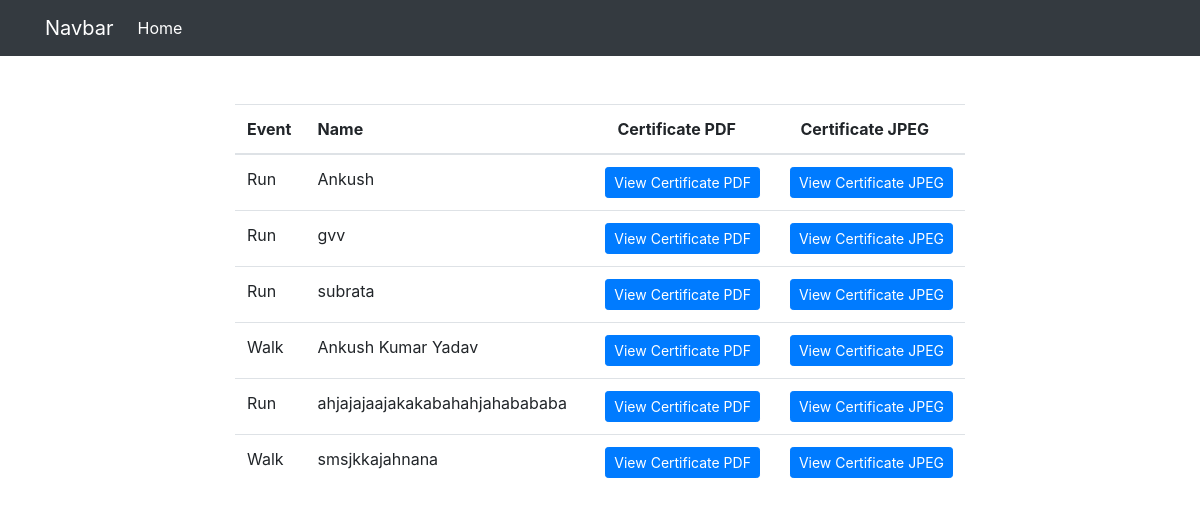
/, run on an earlier commit of the app's database.
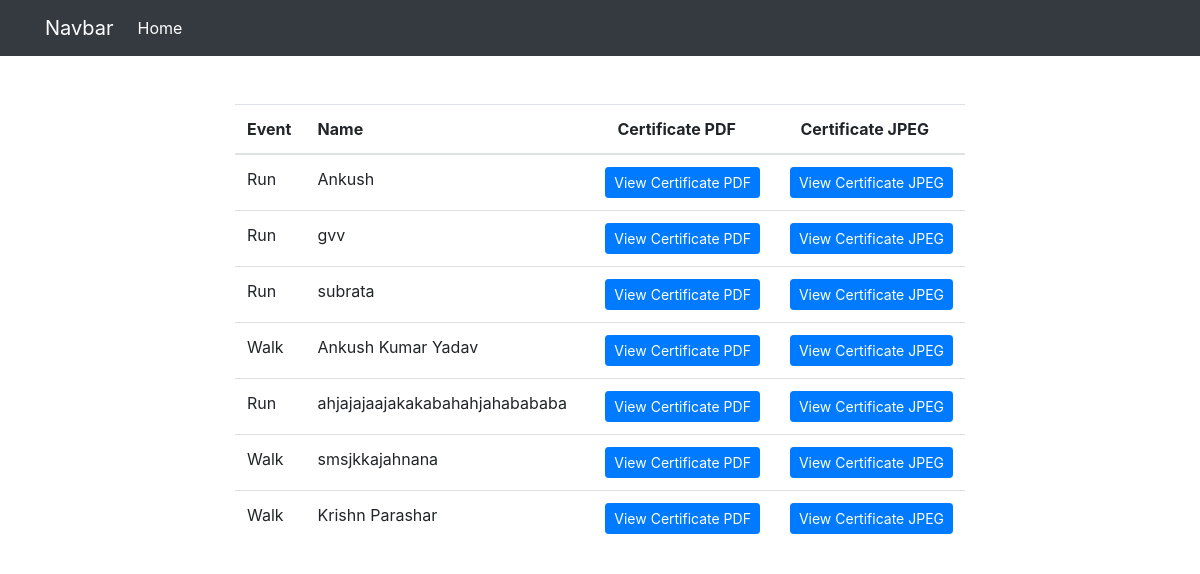
And on a later commit of the database.
### certificate/models.py (models this page shows, shortened)
class Certificate(models.Model):
    name = models.CharField(max_length=200)
    gender = models.CharField(max_length=6)
    event= models.CharField(max_length=4)
    hours= models.CharField(max_length=20)
    kilometers = models.CharField(max_length=20)
    top_effort = models.CharField(max_length=20)
    top=models.BooleanField(default=False)
    USERNAME_FIELD ='name'
    REQUIRED_FIELDS = ['gender','event','hours','kilometers','top_effort','top']

### certificate/views.py (the view)
# urls.py: path('', views.index, name='index'),
def index(request):
    certificate = Certificate.objects.all()
    context = {
        'certificate': certificate,
    }
    return render(request, 'certificate/index.html', context)

### templates/certificate/index.html
{% extends 'partials/base.html' %}
{% block content %}
{% include 'partials/nav.html' %}
<div class="container mt-5">
    <div class="row">
        <div class="col-md-8 offset-md-2">
            <table class="table table-hover">
                <thead>
                  <tr>
                    <th scope="col">Event</th>
                    <th scope="col">Name</th>
                    <th scope="col"><span class="float-right mr-4">Certificate PDF</span></th>
                    <th scope="col"><span class="float-right mr-4">Certificate JPEG</span></th>
                  </tr>
                </thead>
                <tbody>
                    {% for certificate in certificate %}
                  <tr>
                    <td>{{ certificate.event }}</td>
                    <td><span>{{ certificate.name }}</span></td>
                    <td>
                        <a class="btn btn-primary btn-sm float-right" href="{% url 'certificate' certificate.id %}">View Certificate PDF</a>
                    </td>
                    <td>
                      <a class="btn btn-primary btn-sm float-right" href="{% url 'certificate-image' certificate.id %}">View Certificate JPEG</a>
                  </td>
                  </tr>
                  {% endfor %}
                </tbody>
              </table>
        </div>
    </div>
</div>
{% endblock %}

### templates/partials/base.html (shortened to what this page needs)
<!doctype html>
<html lang="en">
  <head>
    <link rel="stylesheet" href="https://cdn.jsdelivr.net/npm/bootstrap@4.6.0/dist/css/bootstrap.min.css">
  </head>
  <body>
    {% block content %}
    {% endblock %}
  </body>
</html>

### templates/partials/nav.html (shortened to what this page needs)
<nav class="navbar navbar-expand-lg navbar-dark bg-dark">
    <div class="container">
    <a class="navbar-brand" href="#">Navbar</a>
    <div class="collapse navbar-collapse" id="navbarSupportedContent">
      <ul class="navbar-nav mr-auto">
        <li class="nav-item active">
          <a class="nav-link" href="#">Home <span class="sr-only">(current)</span></a>
        </li>
      </ul>
    </div>
    </div>
  </nav>

What changed in the data, as far as the page shows it:
added Certificate: event "Walk", name "Krishn Parashar"
